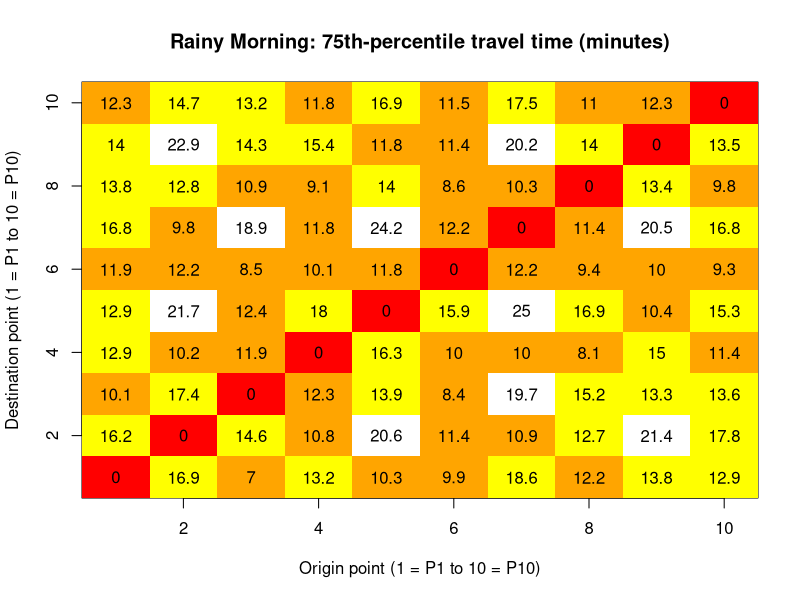

This chart was generated by the following R code:
# CPC351 Assignment 01 - Question 2(a)
# Build the Rainy Morning travel-time cost matrix.

# Delivery point coordinates, in the order P1 to P10.
point_names <- paste("P", 1:10, sep = "")
points <- data.frame(
  x = c(60, 180, 80, 140, 20, 100, 200, 140, 40, 100),
  y = c(200, 200, 180, 180, 160, 160, 160, 140, 120, 120)
)

# Read the travel logs from the assignment folder.
logs <- read.csv("q2a_synthetic_travel_logs.csv")

# Keep only Rainy Morning records. Change missing weather/time conditions to FALSE.
rainy_morning_rows <- logs$Weather == "Rainy" & logs$Time_of_Day == "Morning"
rainy_morning_rows[is.na(rainy_morning_rows)] <- FALSE
rainy_logs <- logs[rainy_morning_rows, ]

# Start an empty 10 by 10 matrix. Rows are origins; columns are destinations.
cost_matrix <- matrix(NA, nrow = 10, ncol = 10)
used_record_count <- 0
observed_route_count <- 0
outside_point_count <- 0

# Count records that do not use one of the ten assignment points.
for (record in 1:nrow(rainy_logs)) {
  origin_found <- FALSE
  destination_found <- FALSE

  for (point in 1:10) {
    if (!is.na(rainy_logs$Origin_X[record]) &
        !is.na(rainy_logs$Origin_Y[record]) &
        rainy_logs$Origin_X[record] == points$x[point] &
        rainy_logs$Origin_Y[record] == points$y[point]) {
      origin_found <- TRUE
    }

    if (!is.na(rainy_logs$Dest_X[record]) &
        !is.na(rainy_logs$Dest_Y[record]) &
        rainy_logs$Dest_X[record] == points$x[point] &
        rainy_logs$Dest_Y[record] == points$y[point]) {
      destination_found <- TRUE
    }
  }

  if (origin_found == FALSE | destination_found == FALSE) {
    outside_point_count <- outside_point_count + 1
  }
}

# Calculate the 75th percentile for every directed origin-destination route.
for (origin in 1:10) {
  for (destination in 1:10) {
    if (origin != destination) {
      route_rows <- rainy_logs$Origin_X == points$x[origin] &
        rainy_logs$Origin_Y == points$y[origin] &
        rainy_logs$Dest_X == points$x[destination] &
        rainy_logs$Dest_Y == points$y[destination]
      route_rows[is.na(route_rows)] <- FALSE

      route_times <- rainy_logs$Travel_Time_Minutes[route_rows]
      valid_times <- route_times[!is.na(route_times) & route_times >= 0]
      used_record_count <- used_record_count + length(valid_times)

      if (length(valid_times) > 0) {
        cost_matrix[origin, destination] <- quantile(valid_times, 0.75)
        observed_route_count <- observed_route_count + 1
      }
    } else {
      # Travelling from a point to itself has zero cost.
      cost_matrix[origin, destination] <- 0
    }
  }
}

# Give routes with no valid history a large cost.
maximum_observed_cost <- max(cost_matrix, na.rm = TRUE)
impassable_penalty <- maximum_observed_cost * 11 + 1
penalty_route_count <- 0

for (origin in 1:10) {
  for (destination in 1:10) {
    if (is.na(cost_matrix[origin, destination])) {
      cost_matrix[origin, destination] <- impassable_penalty
      penalty_route_count <- penalty_route_count + 1
    }
  }
}

# Print the cleaning results and matrix.
travel_times <- rainy_logs$Travel_Time_Minutes
print(paste("Rows in file:", nrow(logs)))
print(paste("Rainy Morning rows:", nrow(rainy_logs)))
print(paste("Missing travel times:", sum(is.na(travel_times))))
print(paste("Road-closure records (-1):", sum(travel_times == -1, na.rm = TRUE)))
print(paste("Other negative travel times:",
            sum(travel_times < 0 & travel_times != -1, na.rm = TRUE)))
print(paste("Rows outside assignment points:", outside_point_count))
print(paste("Valid travel records used:", used_record_count))
print(paste("Observed directed routes:", observed_route_count))
print(paste("Routes given the high penalty:", penalty_route_count))
print(paste("High penalty in minutes:", impassable_penalty))

print("Cost matrix: rows are origins, columns are destinations; order is P1 to P10")
print(cost_matrix)

# Save a CSV table with origin names and P1-P10 destination columns.
cost_table <- data.frame(
  Origin = point_names,
  P1 = cost_matrix[, 1], P2 = cost_matrix[, 2],
  P3 = cost_matrix[, 3], P4 = cost_matrix[, 4],
  P5 = cost_matrix[, 5], P6 = cost_matrix[, 6],
  P7 = cost_matrix[, 7], P8 = cost_matrix[, 8],
  P9 = cost_matrix[, 9], P10 = cost_matrix[, 10]
)
write.table(cost_table, "q2a_cost_matrix.csv", sep = ",", row.names = FALSE)

# Plot the matrix values. Axis numbers 1 to 10 correspond to points P1 to P10.
image(1:10, 1:10, cost_matrix, col = c("red", "orange", "yellow", "white"),
      xlab = "Origin point (1 = P1 to 10 = P10)",
      ylab = "Destination point (1 = P1 to 10 = P10)",
      main = "Rainy Morning: 75th-percentile travel time (minutes)")

for (origin in 1:10) {
  for (destination in 1:10) {
    text(origin, destination, round(cost_matrix[origin, destination], 1))
  }
}
